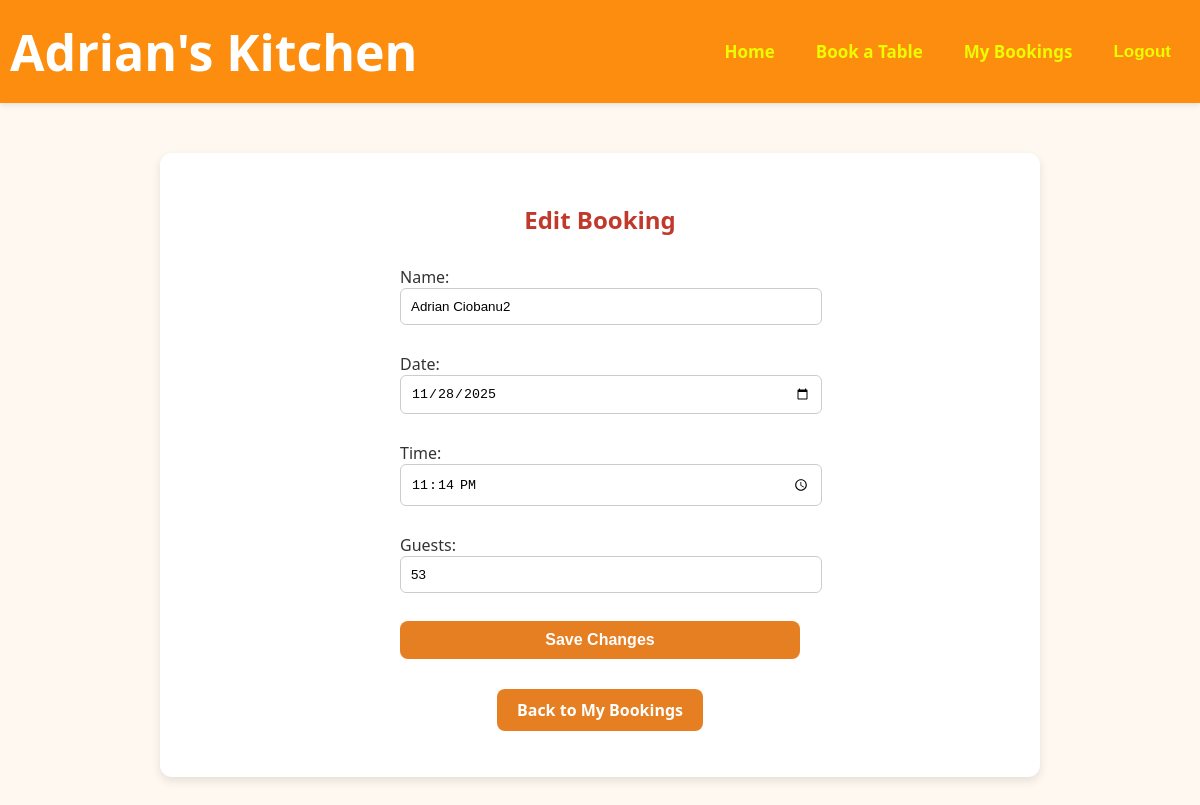
The page /edit/2/ (signed in) on the database as committed earlier.
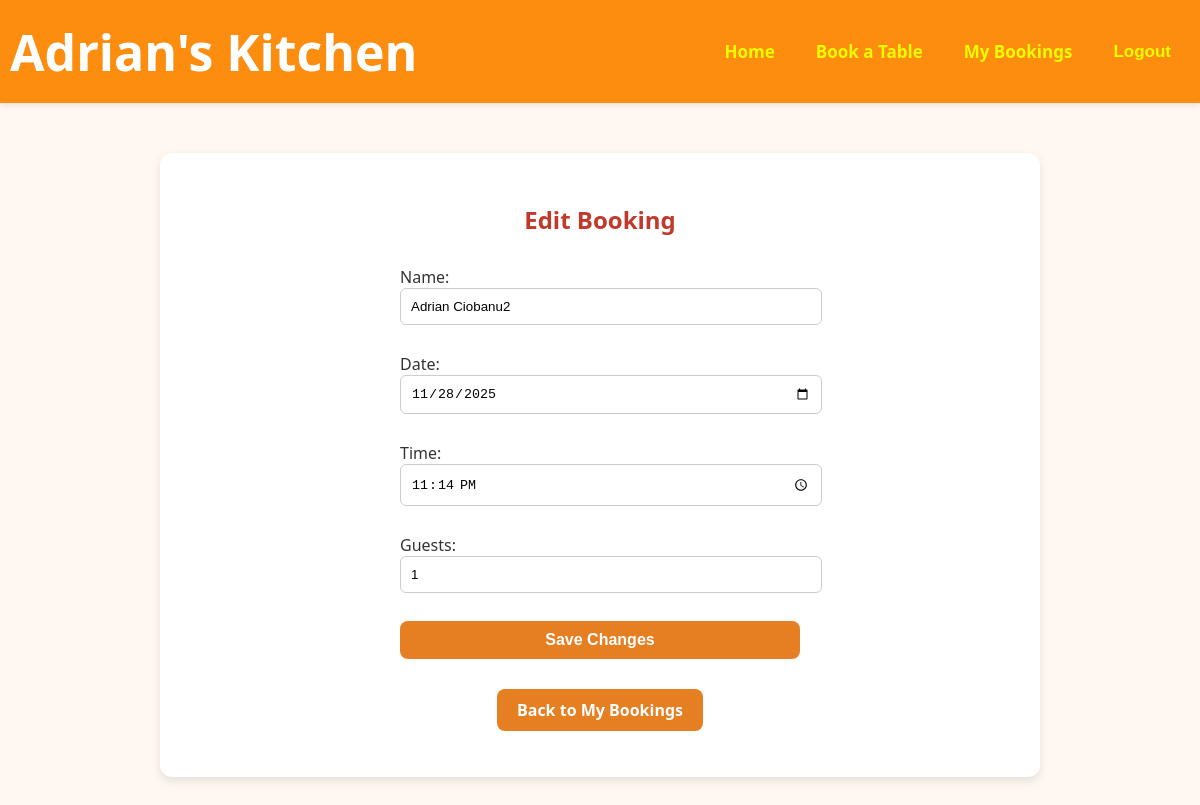
The same page on the database as committed later.
### bookings/models.py (models this page shows, shortened)
class Booking(models.Model):
    user = models.ForeignKey(User, on_delete=models.CASCADE)
    name = models.CharField(max_length=100)
    date = models.DateField()
    time = models.TimeField()
    guests = models.IntegerField()

### bookings/views.py (the view)
# urls.py: path('edit/<int:booking_id>/', views.edit_booking, name="edit_booking"),
@login_required
def edit_booking(request, booking_id):
    booking = get_object_or_404(Booking, id=booking_id, user=request.user)
    if request.method == "POST":
        form = BookingForm(request.POST, instance=booking)
        if form.is_valid():
            form.save()
            messages.success(request, "Your booking has been updated successfully!")
            return redirect("view_bookings")
    else:
        form = BookingForm(instance=booking)
    return render(request, "bookings/edit_booking.html", {"form": form})

### bookings/forms.py
class BookingForm(forms.ModelForm):
    class Meta:
        model = Booking
        fields = ['name', 'date', 'time', 'guests']
        widgets = {
            'date': forms.DateInput(attrs={'type': 'date'}),
            'time': forms.TimeInput(attrs={'type': 'time'}),
        }

### bookings/templates/bookings/edit_booking.html (shortened to what this page needs)
{% extends "bookings/base.html" %}
{% block content %}
    <h2>Edit Booking</h2>
    <form method="POST">
            {{ form.as_p }}
            <button type="submit" class="button">Save Changes</button>
        </form>
        <p><a href="{% url 'view_bookings' %}" class="button">Back to My Bookings</a></p>
{% endblock %}

Rows that differ between the two databases and show on the page:
changed Booking "Adrian Ciobanu2": guests "53" → "1"
